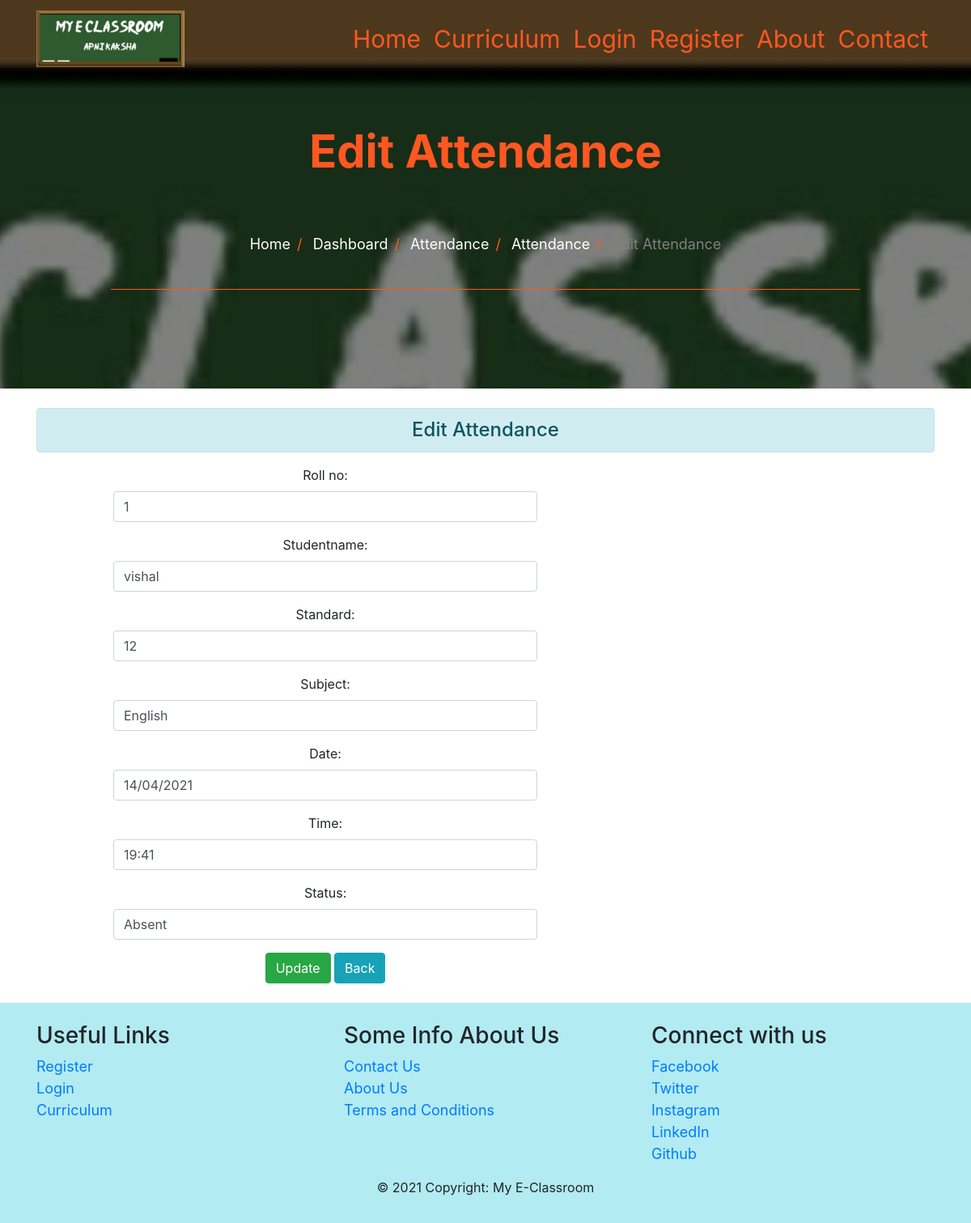
The app's page /Dashboard/attendance/takeattendance/4/ with its own data.
### app_users/models.py (models this page shows, shortened)
class StudentAttendance(models.Model):
    roll_no = models.CharField(max_length=100)
    studentname = models.CharField(max_length=100)
    standard = models.CharField(max_length=100,default=12,null=True,blank=True)
    subject = models.CharField(max_length=100,default='English',null=True,blank=True)
    date = models.CharField(max_length=100)
    time = models.CharField(max_length=100)
    status = models.CharField(max_length=100,default='Absent')

### app_users/views.py (the view)
# urls.py: path('Dashboard/attendance/takeattendance/<int:id>/', views.update_data, name='update_data'),
def update_data(request,id):
    if request.method=='POST':
        pi = StudentAttendance.objects.get(pk=id)
        fm = StudAttendanceForm(request.POST,instance=pi)
        if fm.is_valid():
            fm.save()
    else:
        pi = StudentAttendance.objects.get(pk=id)
        fm = StudAttendanceForm( instance=pi)
    return render(request,'app_users/updateattendance.html',{'form':fm})

### app_users/forms.py
class StudAttendanceForm(forms.ModelForm):
    class Meta:
        model = StudentAttendance
        fields = ['roll_no','studentname','standard','subject','date','time','status']
        widgets = {
            'roll_no':forms.TextInput(attrs={'class':'form-control'}),
            'studentname': forms.TextInput(attrs={'class': 'form-control'}),
            'standard': forms.TextInput(attrs={'class': 'form-control'}),
            'subject': forms.TextInput(attrs={'class': 'form-control'}),
            'date': forms.TextInput(attrs={'class': 'form-control'}),
            'time': forms.TextInput(attrs={'class': 'form-control'}),
            'status': forms.TextInput(attrs={'class': 'form-control'}),
        }

### app_users/templates/app_users/updateattendance.html (shortened to what this page needs)
{% extends 'base.html'  %}
{% load static %}
{% block image_block %}
<header class="info-header">
  <div id="page-intro" class="container-fluid d-flex align-items-center justify-content-center ">
    <div class="row d-flex justify-content-center text-center">
                      <h2 class="display-4 font-weight-bold  p-5 " style="color:#ff5722;" > Edit Attendance </h2>
      <div class="col-md-10 text-white">
        <div class="row d-flex justify-content-center text-center">
          <ul class="breadcrumb">
            <li><a href="{% url 'index' %}">Home</a></li>
              <li><a href="{% url 'dashboard' %}">Dashboard</a></li>
              <li><a href="{% url 'attendance' %}">Attendance</a></li>
              <li><a href="{% url 'takeattendance' %}">Attendance</a></li>
            <li class="disabled-text" >Edit Attendance</li>
          </ul>
        </div>
        <hr style="color:#ff5722;">
  </div>
</header>
{% endblock %}
{% block content %}
<section class="text-center mt-4">
                                <h4 class="text-center alert alert-info">Edit Attendance</h4>
              <div class="row d-flex justify-content-center mb-4">
                <div class="col-md-10">
                    <div class="row">
                        <div class="col-sm-7">
                            <form method="post" action="">
                              {{form.as_p}}
                               <input class="btn btn-success" type="submit" value="Update">
                                <a href="{% url 'takeattendance' %}" class="btn btn-info">Back</a>
                            </form>
                        </div>
                    </div>
                </div>
              </div>
</section>
{% endblock %}

### static/css/master_css.css (style rules this page uses)
html, body, header, #intro { height: 100%; }
.text-white { color: white; }
hr { border-color: inherit; }
.info-header { height: 60%; }
#page-intro { height: 100%; }
#page-intro { background: linear-gradient(rgba(0, 0, 0, 0.5), rgba(0, 0, 0, 0.5)), url("../static/css/images/logo.jpeg")no-repeat center center fixed; -webkit-background-size: cover; -moz-background-size: cover; -o-background-size: cover; background-size: cover; }
ul.breadcrumb { padding: 10px 16px; list-style: none; background-color: transparent; }
ul.breadcrumb li { display: inline; font-size: 18px; }
ul.breadcrumb li+li:before { padding: 8px; color: #ff5722; content: "/\00a0"; }
ul.breadcrumb li a { color: white; text-decoration: none; }
.disabled-text { color: gray; }

### records on screen
StudentAttendance: roll_no "1", studentname "vishal", standard "12", subject "English", date "14/04/2021", time "19:41", status "Absent"
